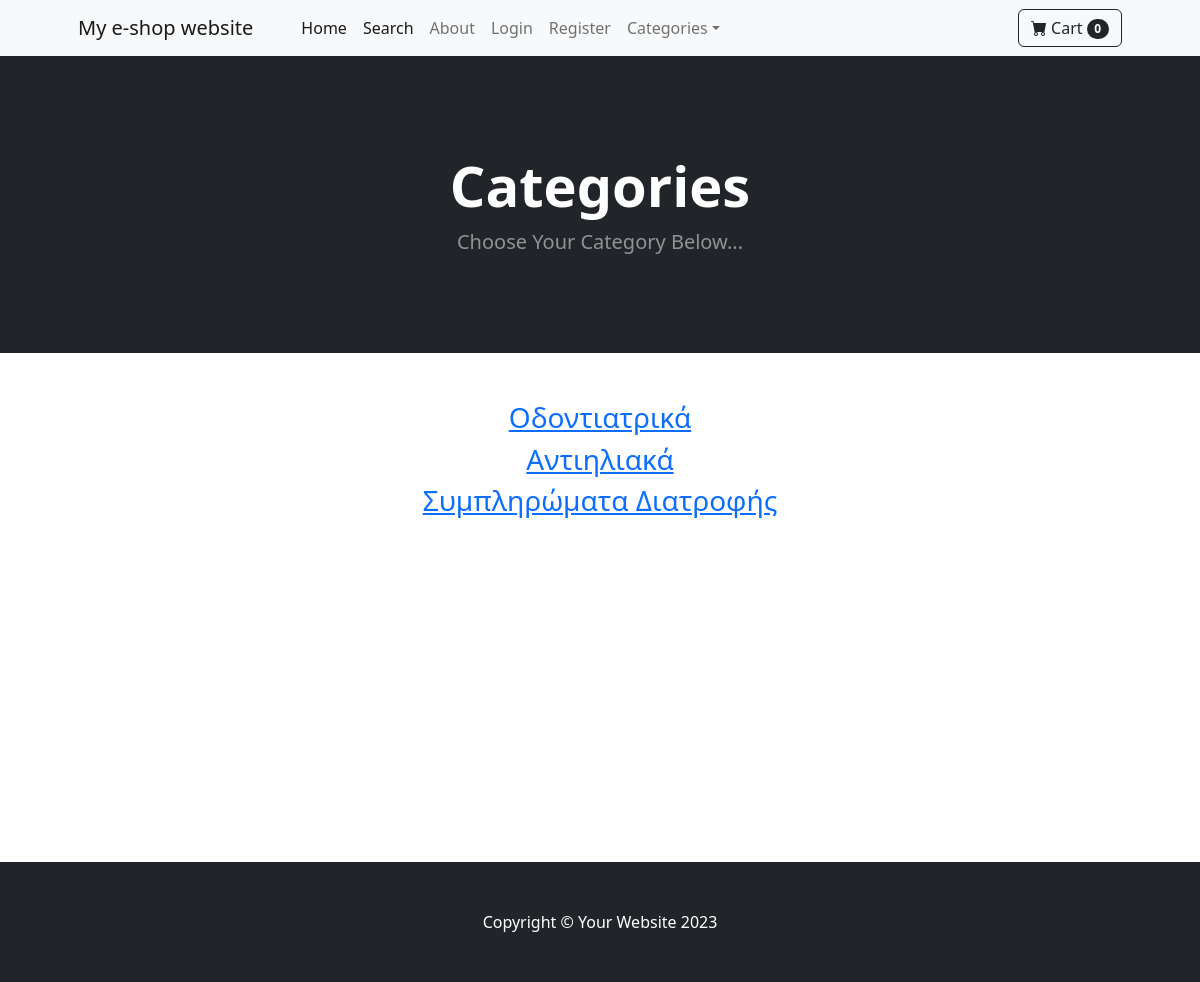
The app's page /category_summary/, older data.
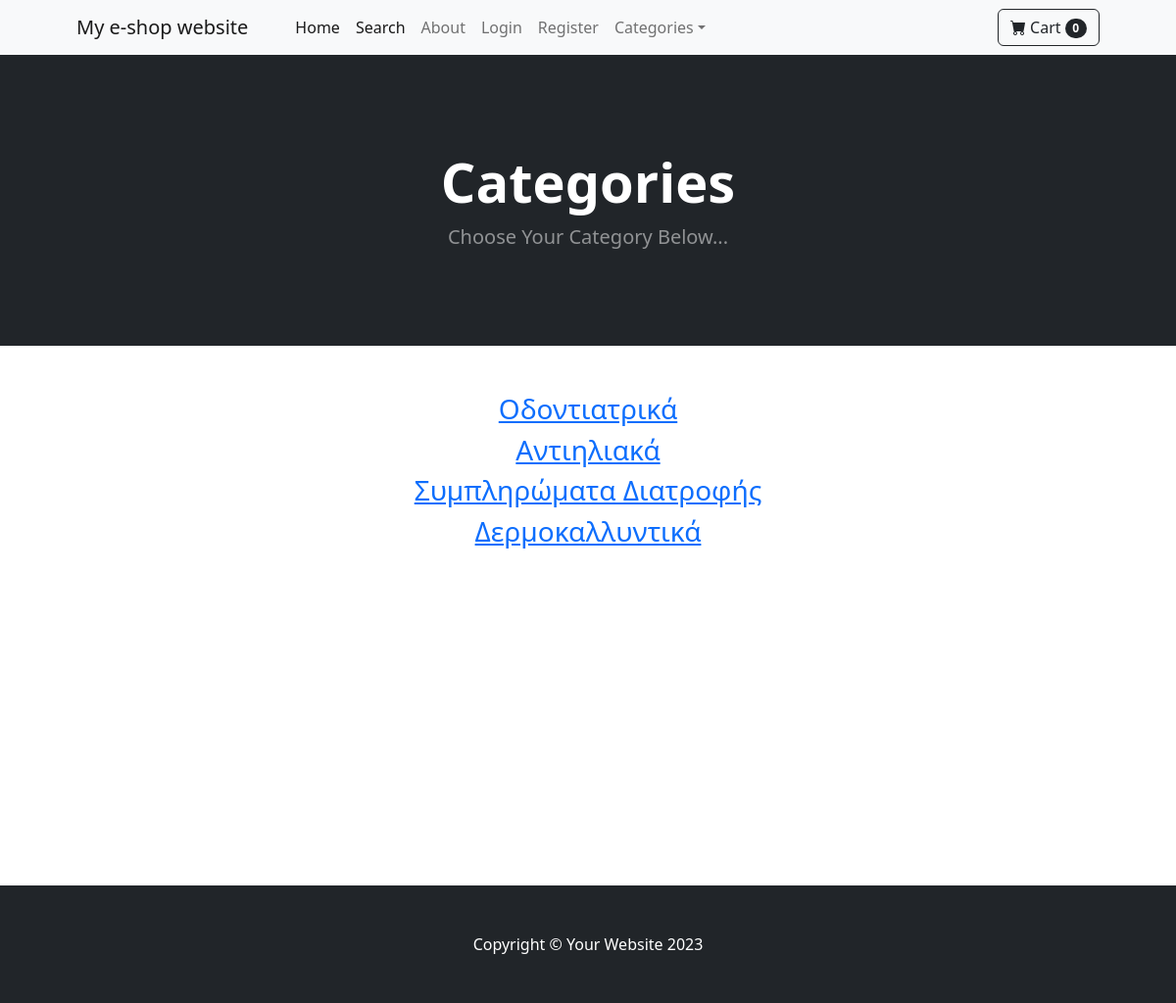
The same page, newer data.
### store/models.py (models this page shows)
class Category(models.Model):
    name = models.CharField(max_length=50)
    def __str__(self):
        return self.name
    class Meta:
        verbose_name_plural = 'categories'

### store/views.py (the view)
# urls.py: path('category_summary/', views.category_summary, name='category_summary'),
def category_summary(request):
    categories = Category.objects.all()
    return render(request, 'category_summary.html', {"categories": categories})

### cart/cart.py (called while the page is built)
    def __len__(self):
        return len(self.cart)

### cart/context_processors.py (called while the page is built)
def cart(request):
    return {'cart': Cart(request)}

### store/templates/category_summary.html
{% extends 'base.html' %}
{% block content %}
        <header class="bg-dark py-5">
            <div class="container px-4 px-lg-5 my-5">
                <div class="text-center text-white">
                    <h1 class="display-4 fw-bolder">Categories</h1>
                    <p class="lead fw-normal text-white-50 mb-0">Choose Your Category Below...</p>
                </div>
            </div>
        </header>
        <div class="container">
        	<div class="row">
        		<center>
        			<div class="col-8">
        				<br/><br/>
                        {% for category in categories %}
<h3><a href="{% url 'category' category %}">{{ category }}</a></h3>
                        {% endfor %}
<br/><br/><br/><br/><br/><br/><br/><br/><br/><br/><br/><br/><br/><br/>
        			</div>
        		</center>
        	</div>
        </div>
{% endblock %}

Row changes from the older to the newer data that the page shows:
added Category: name "Δερμοκαλλυντικά"
